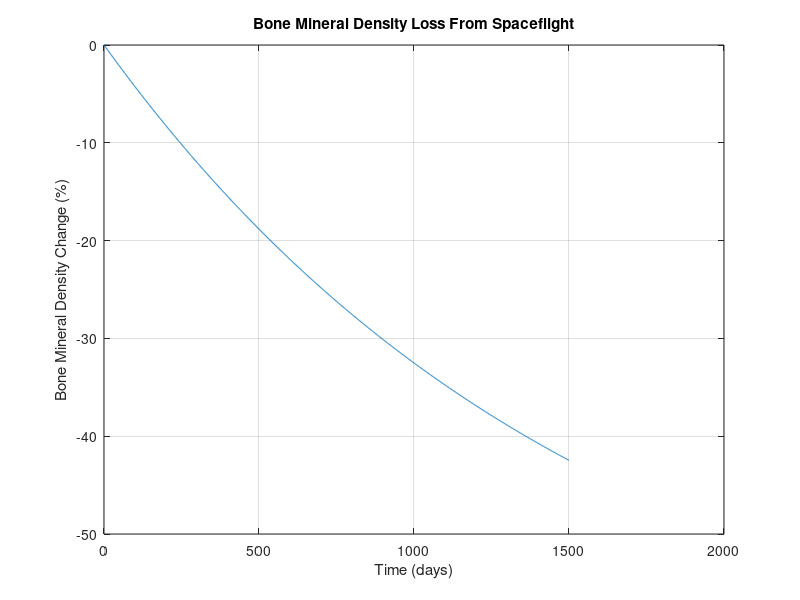

Write the MATLAB code that produced this figure.
clc; clear;

% variable t for time (days)
t = 0:1:1500;

% Decay Rate
lambda = -0.0006371;

% Equation to model bone mineral density loss from spaceflight
BMD = ((-69) * exp(lambda * t) + 69) * -1;

% Plot for intial bone mineral density loss
plot(t, BMD)
title("Bone Mineral Density Loss From Spaceflight")
xlabel("Time (days)")
ylabel("Bone Mineral Density Change (%)")
grid on